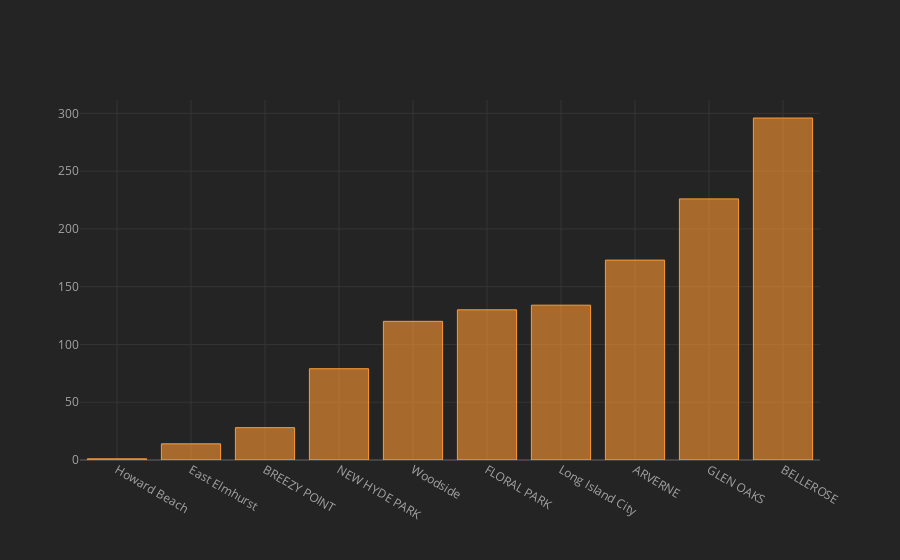

The notebook cell this image was saved under:
### Markdown cell above
Ticket Number 31882332 took least time (just a min) to get it closed. This ticket was related to Noise-Commercial and was reported in New York City

### Code cell
df.City.value_counts().sort_values(ascending=True).head(10).iplot(kind='bar')

### Figure 1 — Plotly figure (JSON) as saved in the notebook; plotly's stock layout.template omitted (floating-point values rounded to 4 significant figures)
{"data": [{"marker": {"color": "rgba(255, 153, 51, 0.6)", "line": {"color": "rgba(255, 153, 51, 1.0)", "width": 1}}, "name": "City", "orientation": "v", "text": "", "type": "bar", "x": ["Howard Beach", "East Elmhurst", "BREEZY POINT", "NEW HYDE PARK", "Woodside", "FLORAL PARK", "Long Island City", "ARVERNE", "GLEN OAKS", "BELLEROSE"], "y": [1, 14, 28, 79, 120, 130, 134, 173, 226, 296]}], "layout": {"legend": {"bgcolor": "#242424", "font": {"color": "#F4F4F4"}}, "paper_bgcolor": "#242424", "plot_bgcolor": "#242424", "title": {"font": {"color": "#F4F4F4"}}, "xaxis": {"gridcolor": "#343434", "showgrid": true, "tickfont": {"color": "#A4A4A4"}, "title": {"font": {"color": "#A4A4A4"}, "text": ""}, "zerolinecolor": "#444444"}, "yaxis": {"gridcolor": "#343434", "showgrid": true, "tickfont": {"color": "#A4A4A4"}, "title": {"font": {"color": "#A4A4A4"}, "text": ""}, "zerolinecolor": "#444444"}}}
